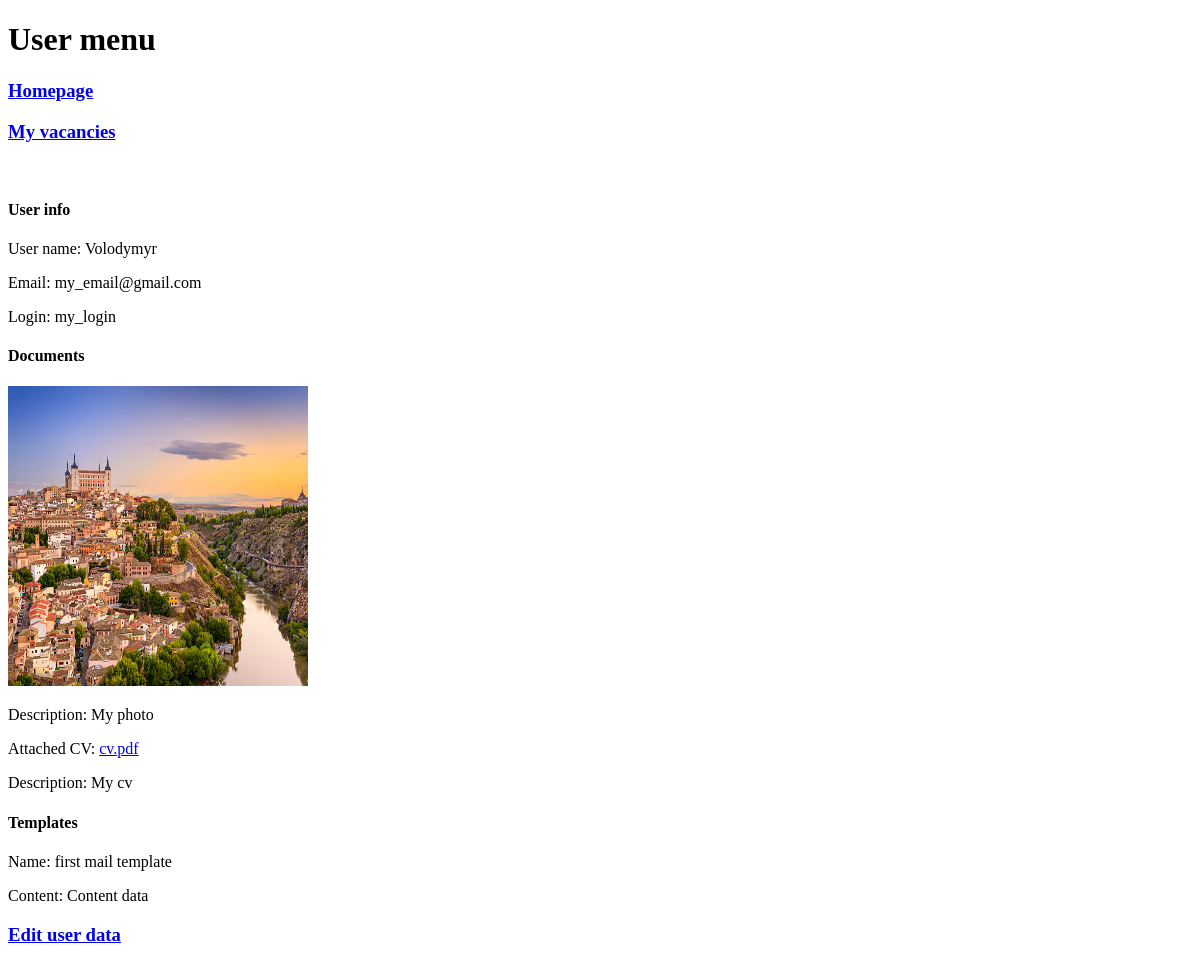
/user, run on an earlier commit of the app's database.
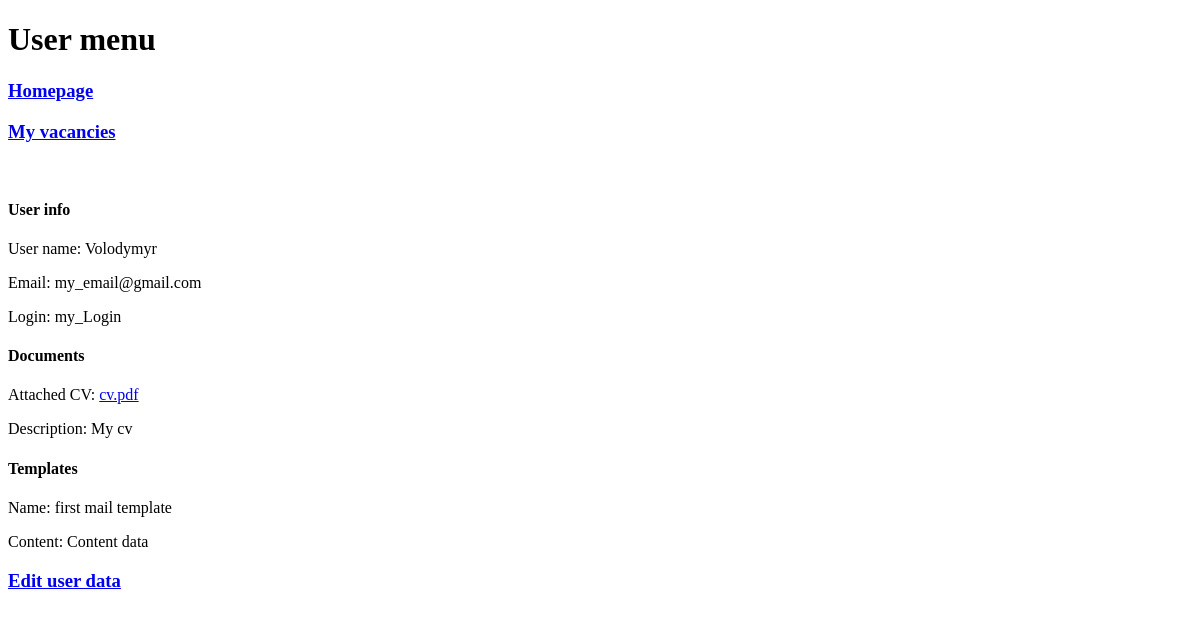
And on a later commit of the database.
### models.py (models this page shows, shortened)
class User(Base):
    __tablename__ = 'user'
    id = Column(Integer, primary_key=True, autoincrement=True)
    name = Column(String(100), nullable=False, unique=True)
    login = Column(String(100), nullable=False, unique=True)
    passwd = Column(String(120), nullable=False)
    email = Column(String(80), nullable=False, unique=True)

class Document(Base):
    __tablename__ = 'document'
    id = Column(Integer, primary_key=True, autoincrement=True)
    name = Column(String(40), nullable=False)
    description = Column(Text, nullable=True)
    content = Column(String(120), nullable=True)

class Template(Base):
    __tablename__ = 'templates'
    id = Column(Integer, primary_key=True, autoincrement=True)
    user_id = Column(Integer, ForeignKey('user.id'), nullable=False)
    name = Column(String(120), nullable=False)
    content = Column(String(120), nullable=False)

### app.py (the view)
@app.route('/user', methods=['GET'])
def user_menu():
    db.init_db()
    user_data = ''
    documents = ''
    templates = ''
    email_cred = ''
    try:
        user_data = db.db_session.query(User).first()
        documents = db.db_session.query(Document).all()
        templates = db.db_session.query(Template).all()
        email_cred = db.db_session.query(EmailCredential).first()
    except Exception as err:
        print(f'User data loading error:\n{err}')
    return render_template('user.html',
                           title='User menu',
                           user_data=user_data,
                           documents=documents,
                           templates=templates,
                           email_cred=email_cred)

### templates/user.html (shortened to what this page needs)
{% extends 'base.html' %}
{% block body %}
    <h1>User menu</h1>
    <h3><a href="/">Homepage</a></h3>
    <h3><a href="/vacancies">My vacancies</a></h3><br>
<h4>User info</h4>
<p>User name: {{ user_data.name }}</p>
<p>Email: {{ user_data.email }}</p>
<p>Login: {{ user_data.login }}</p>
<h4>Documents</h4>
    {% for document in documents %}
        <p>{% if document.name == 'photo' %}
            <img src="{{ url_for('static', filename=document.content) }}" alt="Photo" height="300" width="300">
            <p>Description: {{ document.description }}</p>
        {% endif %}</p>
        <p>{% if document.name == 'cv' %}
            <p>Attached CV: <a href="{{ url_for('static', filename=document.content) }}" target="_blank">{{ document.content }}</a></p>
            <p>Description: {{ document.description }}</p>
        {% endif %}</p>
    {% endfor %}
<h4>Templates</h4>
    {% for template in templates %}
        <p>Name: {{ template.name }}</p>
        <p>Content: {{ template.content }}</p>
    {% endfor %}
<h3><a href="/user/settings">Edit user data</a><br></h3>
{% endblock %}

What changed in the data, as far as the page shows it:
removed Document: content (picture), description "My photo"
changed User "Volodymyr": login "my_login" → "my_Login"
